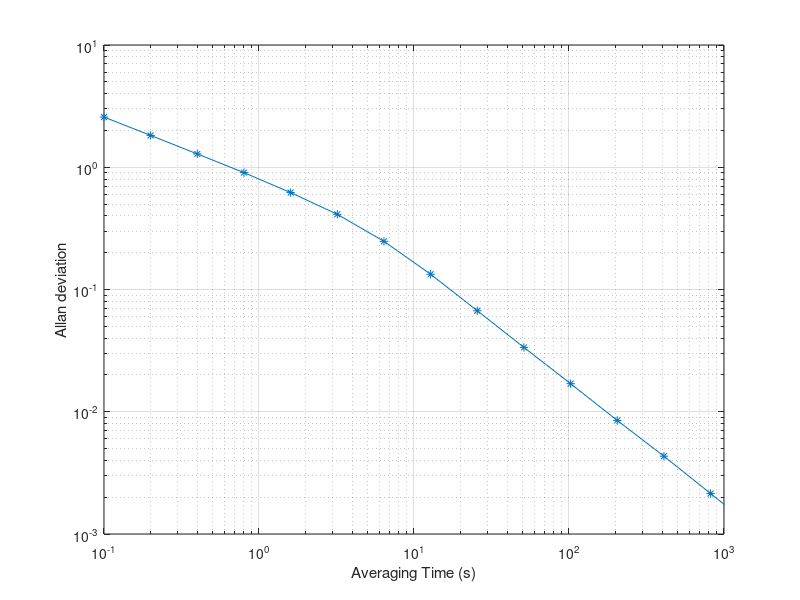

MATLAB code for this plot:
%This file is for Problem 9.4, Part (a), sub-part (i)

%% Initialization
clear all;
randn('seed',2);  % Set the seed of randomization
 
dt=0.1;           % Define sampling period
sigma=1;          % Sigma for the 1st order GM process
sigmasq=sigma^2;
beta=1/3;         % Beta for the 1st order GM process
phi=exp(-beta*dt); % Evaluate the state transition term
qk=sigmasq*(1.0-exp(-2*beta*dt)); % Evaluate the process noise variance
C=sqrt(qk);
 
%% Random process generation
%Now form Monte Carlo xtrue sequence
%x1 and x2 are pos and vel phase variables
N=100000;          % Total number of samples
xtrue=zeros(2,N);  % Initial states
xtrue(1,1)=sigma*randn(1,1);
for i=2:N
    xtrue(1,i)=phi*xtrue(1,i-1)+C*randn(1,1);
end;
xx=xtrue(1,:);
 
%% Allan deviation
tau0=0.1;
for steps=0:14
    tau(steps+1)=tau0*2^steps;
    m=tau(steps+1)/tau0;
    sum=0;
    for i=1:N-2*m
        sum=sum+(xx(i+2*m)-2*xx(i+m)+xx(i))^2;
    end;
    sqrtav(steps+1)=sqrt(sum/2/(N-2*m)/tau(steps+1)^2);
end;
 
%% Plotting results
figure(1);
loglog(tau,sqrtav,'*-');
grid;
axis([0.1 1000 1e-3 1e1]);
xlabel('Averaging Time (s)');
ylabel('Allan deviation');
